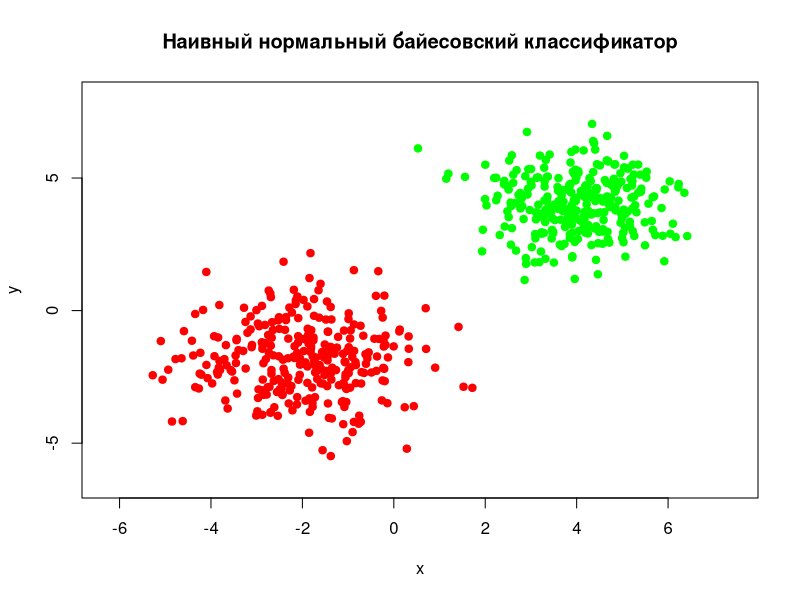

Recreate this plot in R. (Note: this script raises an error after producing the figure.)
library("MASS")

getPyj <- function(x, M, D){
  return( (1/(D*sqrt(2*pi))) * exp(-1 * ((x - M)^2)/(2*D^2)) )
}

getNaiveBayesFunc <- function(Prob = rep(0.5,n),Prior = rep(0.5,n),means,vars)
{
  n <- dim(means)[1]
  funcs <- list()
  
  makefunc <- function(i) {
    force(i)
    function(X)
    { 
      res <- log(Prob[i] * Prior[i])
      
      for (j in seq(n)) {
        p <- getPyj(X[j], means[j,i],vars[j,i])
        res <- res + log(p)
      }
      return(res)
    }
  }
  for(i in seq(n))
  {
    funcs[[i]] <- makefunc(i)
  }
  
  solvingFunc <- function(X)
  {
    results <- vector()
    for (i in seq(n))
    {
      results[i] <- funcs[[i]](X)
    }
    #print (results)
    return(which.max(results))
  }
  return(solvingFunc)
}


n <- 300
sigma1 <- matrix(c(2, 0, 0, 2), 2, 2)
sigma2 <- matrix(c(1, 0, 0, 1), 2, 2)

mu1 <- c(-2,-2)
mu2 <- c(4,4)

xc1 <- mvrnorm(n=n, mu = mu1, Sigma = sigma1)
xc2 <- mvrnorm(n=n, mu = mu2, Sigma = sigma2)

plotxmin <- min(xc1[,1], xc2[,1]) - 1
plotymin <- min(xc1[,2], xc2[,2]) - 1
plotxmax <- max(xc1[,1], xc2[,1]) + 1
plotymax <- max(xc1[,2], xc2[,2]) + 1
plot(c(), type="n", xlab = "x", ylab = "y", xlim=c(plotxmin, plotxmax), ylim = c(plotymin, plotymax), main="Наивный нормальный байесовский классификатор")

colors <- c("red", "green")
points(xc1, pch=21, col=colors[1], bg=colors[1])
points(xc2, pch=21, col=colors[2], bg=colors[2])

m1 <- c(mean(xc1[,1]),mean(xc1[,2]))
m2 <- c(mean(xc2[,1]),mean(xc2[,2]))

d1 <- c(var(xc1[,1]),var(xc1[,2]))
d2 <- c(var(xc2[,1]),var(xc2[,2]))

l <- max(plotxmax - plotxmin, plotymax - plotymin)
x <- seq(plotxmin, plotxmax, l/50)
y <- seq(plotymin, plotymax, l/50)

means<-matrix(c(m1,m2),length(m1),2)
vars<-matrix(c(d1,d2),length(d1),2)

bayesSolvingFunc <- getNaiveBayesFunc(means,vars)

for (i in x) {
  for (j in y) {
    points(i, j, pch = 21, col = colors[bayesSolvingFunc(c(i,j))])
  }
}
